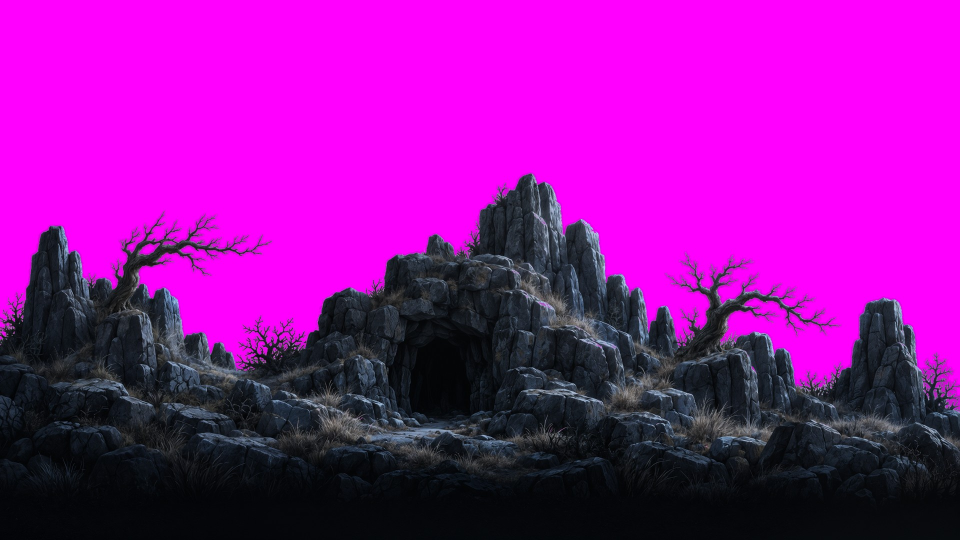
#> input picture tools/src/style_midground.jpg, 1920 x 1080 px (shown at 1/2 size)
$ python -i anim.py   (imports and definitions only)
#> lines starting #> are read from the running program, lines starting #| are printed output that depends on the picture; after the words box and inside, x2 and y2 are one past the last pixel; in counts of white or black regions, pixels touching at a corner belong together
"""Green/blue-screen video frames -> aligned sprite frames.
usage: anim.py <frames_dir> <out_dir> <name> key=green|blue|magenta mode=loop|range [a= b= step=] hframe=N | href=PIXELS
       size=150 res=2 feet=global|each wide=1.4 tall=1.65 double=0|1 halo=0|1 erode=5 inner=8
size is the figure's height in game units; res is how many image pixels go to one unit."""
import sys, os, glob
from PIL import Image, ImageFilter
import numpy as np
# [1 line that did not run here, left out]
opt = dict(key='green', mode='loop', a='0', b='0', step='1', hframe='-1', size='150', feet='global', wide='1.4', tall='1.65',
           double='0', halo='1', erode='5', inner='8', res='2', white='0', href='0', soft='0', steady='7', rim='0', grow='14')
# [1 line not run here, left out]
# [1 line that did not run here, left out]

def filt(x, f):
    return np.asarray(Image.fromarray((np.clip(x, 0, 1) * 255).astype(np.uint8)).filter(f)).astype(np.float32) / 255

def load(path):
#> called with path = 'src/style_midground.jpg'
    return np.asarray(Image.open(path).convert('RGB')).astype(np.float32) / 255

def mask(im):
    """Rough cut: how much of each pixel is screen."""
    r, g, b = im[..., 0], im[..., 1], im[..., 2]
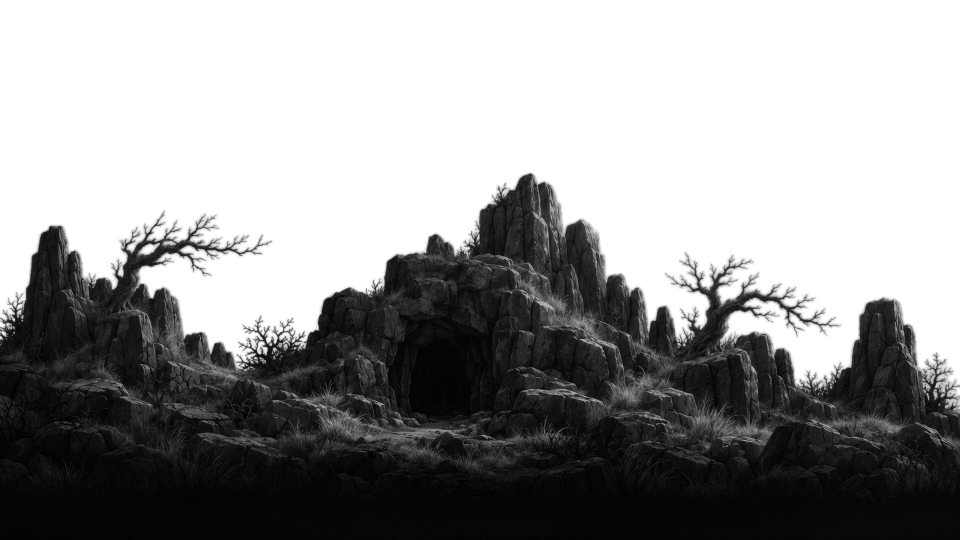
#> r: shape (1080, 1920) float32 (shown at 1/2 size); min 0, max 1, mean 0.591
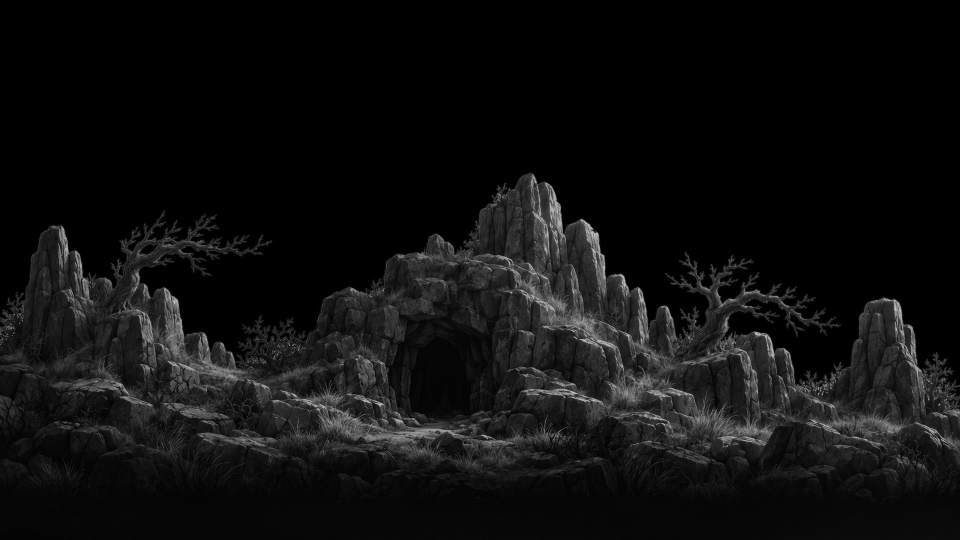
#> g: shape (1080, 1920) float32 (shown at 1/2 size); min 0, max 0.831, mean 0.0603
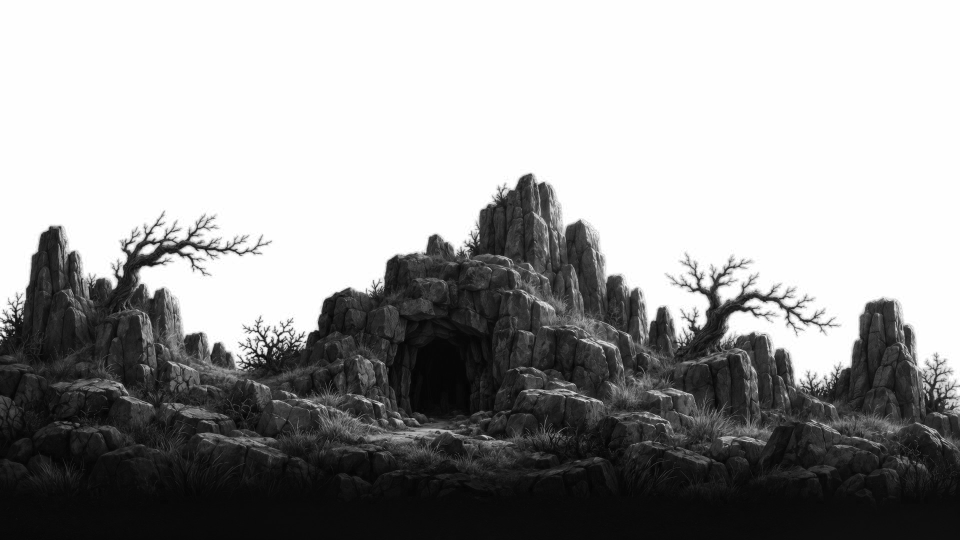
#> b: shape (1080, 1920) float32 (shown at 1/2 size); min 0, max 1, mean 0.61
    if opt['key'] == 'magenta':
        q = np.minimum(r, b) / (g + 0.04)
        bg = np.clip((q - 1.5) / 0.7, 0, 1) * np.clip((np.minimum(r, b) - 0.3) / 0.12, 0, 1)
    elif opt['key'] == 'blue':
        q = b / (np.maximum(r, g) + 0.04)
        bg = np.clip((q - 1.25) / 0.45, 0, 1) * np.clip((b - 0.1) / 0.08, 0, 1)
        grown = bg > 0.5; bluish = b > r * 1.04       # the pale glow the video puts round the animal
        for _ in range(int(opt['grow'])):      # grow=2 for a small animal with thin dark legs, which this would eat
            grown = grown | ((filt(grown.astype(np.float32), ImageFilter.MaxFilter(3)) > 0.5) & bluish)
        bg = np.maximum(bg, grown.astype(np.float32))
    elif opt['halo'] == '1':
        q = g / (b + 0.04)
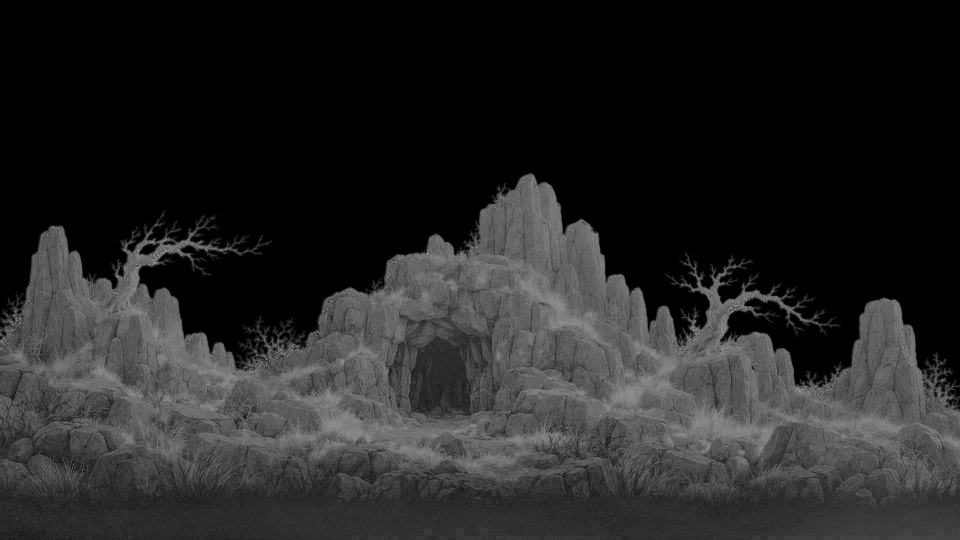
#> q: shape (1080, 1920) float32 (shown at 1/2 size); min 0, max 1.72, mean 0.251; drawn with min black and max white
        bg = np.clip((q - 2.2) / 1.2, 0, 1) * np.clip((g - 0.28) / 0.1, 0, 1) * np.clip((g - r * 0.8) / 0.08, 0, 1)
#> bg: shape (1080, 1920) float32; every value is 0
    elif opt['halo'] == '2':     # a dark or unevenly lit green screen: judge by how green, not how bright
        q = g / (np.maximum(r, b) + 0.02)
        bg = np.clip((q - 1.35) / 0.35, 0, 1) * np.clip((g - 0.08) / 0.06, 0, 1)
    elif opt['halo'] == '4':     # the same muddy screen, darker still (about 81,116,76, the Higgsfield clips): halo=3 leaves a veil of it behind
        q = g / (np.maximum(r, b) + 0.01)
        bg = np.clip((q - 1.1) / 0.14, 0, 1) * np.clip((g - 0.2) / 0.08, 0, 1)
    elif opt['halo'] == '3':     # a muddy grey-green screen (about 84,124,75): weakly green, so judge the ratio sharply
        q = g / (np.maximum(r, b) + 0.01)
        bg = np.clip((q - 1.2) / 0.2, 0, 1) * np.clip((g - 0.2) / 0.08, 0, 1)
    else:
        q = g / (np.maximum(r, b) + 0.03)
        bg = np.clip((q - 1.15) / 0.3, 0, 1) * np.clip((g - 0.2) / 0.1, 0, 1)
    if opt['white'] == '1':        # painted motion streaks and dust in the clip are not part of the animal
        lo = im.min(axis=2); sat = im.max(axis=2) - lo
        pale = np.clip((lo - 0.45) / 0.15, 0, 1) * np.clip((0.3 - sat) / 0.12, 0, 1)
        bg = np.maximum(bg, filt(pale, ImageFilter.MaxFilter(5)))
    a = filt(filt(1.0 - bg, ImageFilter.MinFilter(int(opt['erode']))), ImageFilter.GaussianBlur(1.0))
#> in filt, `return np.asarray(Image.fromarray((np.clip(x, 0, 1) * 255).astype(np.u..`: returned value: shape (1080, 1920) float32; every value is 1
    return bg, a

# [67 lines left out: functions soft_cut, clean, not called in this run]

def info(path):
    if opt['soft'] == '1':
        bg, _rgb, a = soft_cut(load(path))
    else:
        bg, a = mask(load(path))
    m = a > 0.5
#> m: shape (1080, 1920) bool; every value is 1
    m[:6] = False; m[-6:] = False; m[:, :6] = False; m[:, -6:] = False
#> after `m[:, -6:] = False`:
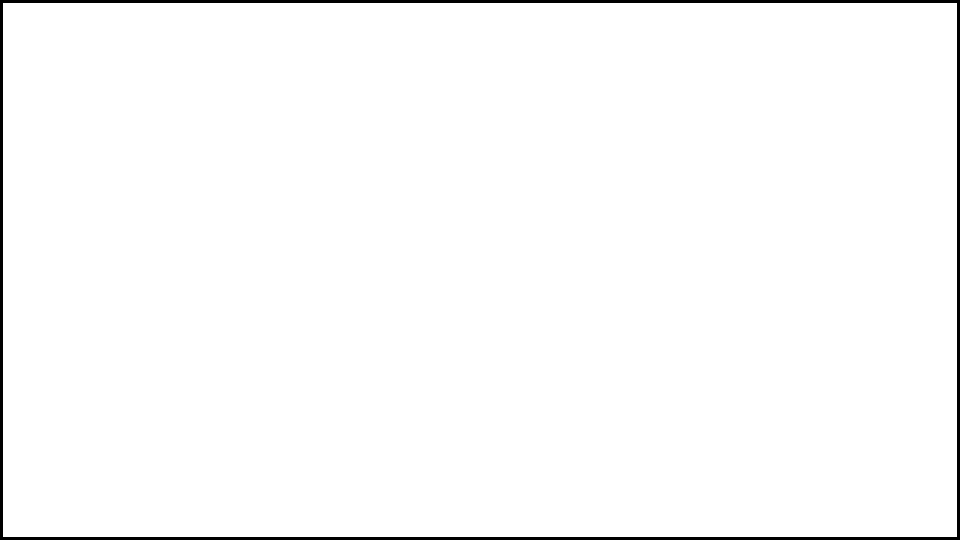
#> m: shape (1080, 1920) bool (shown at 1/2 size); 98.3% white; 1 black region, box (x1, y1, x2, y2) and area: (0, 0, 1920, 1080) 35856
    ys = np.where(m.sum(axis=1) > 3)[0]
#> ys = 1068 values from 6 to 1073
    if len(ys) < 10: return None
    # body centre: the densest columns, so a staff or tail does not pull it off
    col = m.sum(axis=0).astype(np.float32); thick = col > col.max() * 0.45
#> after `col = m.sum(axis=0).astype(np.float32)`: col = 1920 values, max 1068 at index 6, min 0 at index 0, mean 1061.3
    cx = (thick * np.arange(m.shape[1])).sum() / max(thick.sum(), 1)
#> cx = 959.5
    return dict(path=path, a=a.astype(np.float16), top=ys[0], bot=ys[-1], cx=cx)

a_i, b_i, step = int(opt['a']), int(opt['b']), int(opt['step'])
# [1 line that did not run here, left out]
# [1 line that did not run here, left out]
# The body centre is measured frame by frame, and a flaring cloak or a swung arm throws it off for a frame or two,
# which showed as the figure twitching sideways. Take a running median so only real, lasting movement is followed.
# [4 lines not run here, left out]
hf = int(opt['hframe'])
# [4 lines that did not run here, left out]
if int(opt['href']) > 0: H = int(opt['href'])       # one fixed figure height for every set cut from the same camera
# [1 line that did not run here, left out]
# [1 line that did not run here, left out]

# [15 lines left out: function crop, not called in this run]

# [16 lines not run here, left out]
# [1 line that did not run here, left out]
imgs = []
# [5 lines not run here, left out]
pick = imgs[::max(1, len(imgs) // 8)]
# [1 line that did not run here, left out]
# [3 lines not run here, left out]

>>> result = info('src/style_midground.jpg')
#> result = 5 items

$ run again, on tools/src/style_s2.jpg
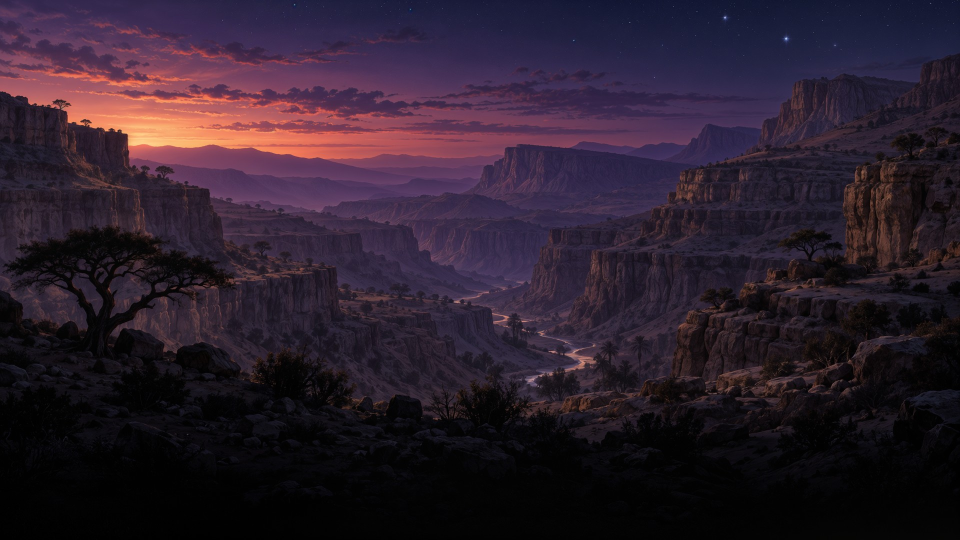
#> input picture tools/src/style_s2.jpg, 1920 x 1080 px (shown at 1/2 size)
#> in mask, `r, g, b = im[..., 0], im[..., 1], im[..., 2]`:
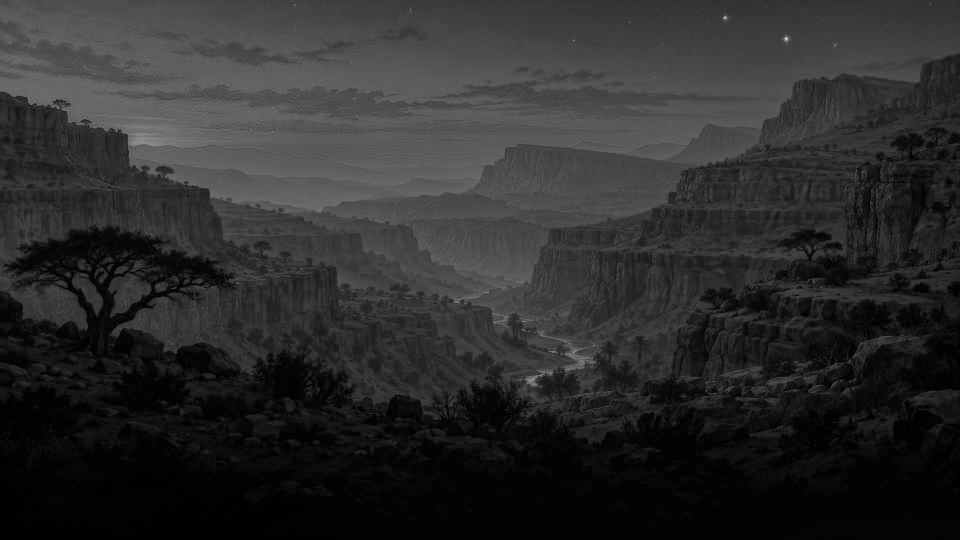
#> b: shape (1080, 1920) float32 (shown at 1/2 size); min 0, max 1, mean 0.173
#> in mask, `q = g / (b + 0.04)`:
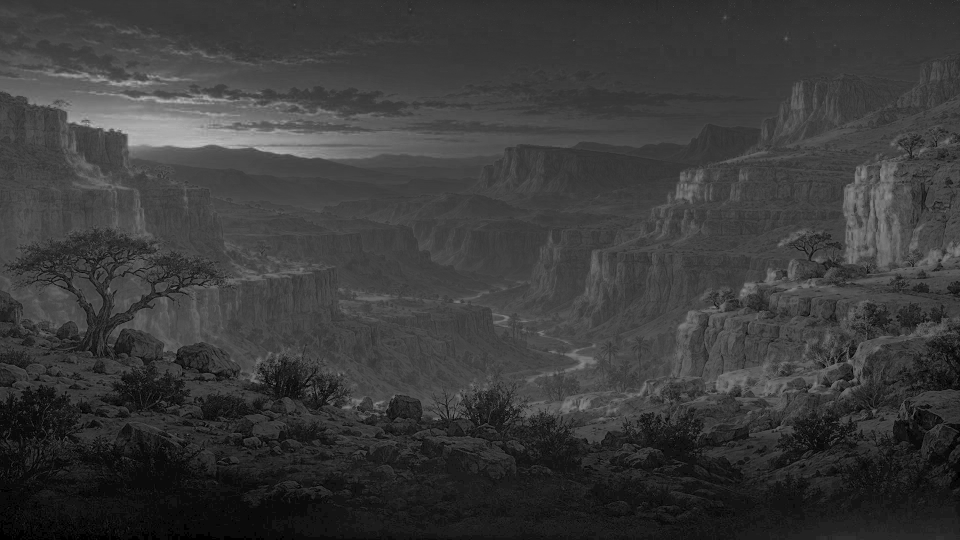
#> q: shape (1080, 1920) float32 (shown at 1/2 size); min 0, max 2.06, mean 0.477; drawn with min black and max white
#> bg: shape (1080, 1920) float32; every value is 0
#> ys = 1068 values from 6 to 1073
#> col = 1920 values, max 1068 at index 6, min 0 at index 0, mean 1061.3
#> cx = 959.5
#> result = 5 items

$ run again, on tools/src/style_s3.jpg
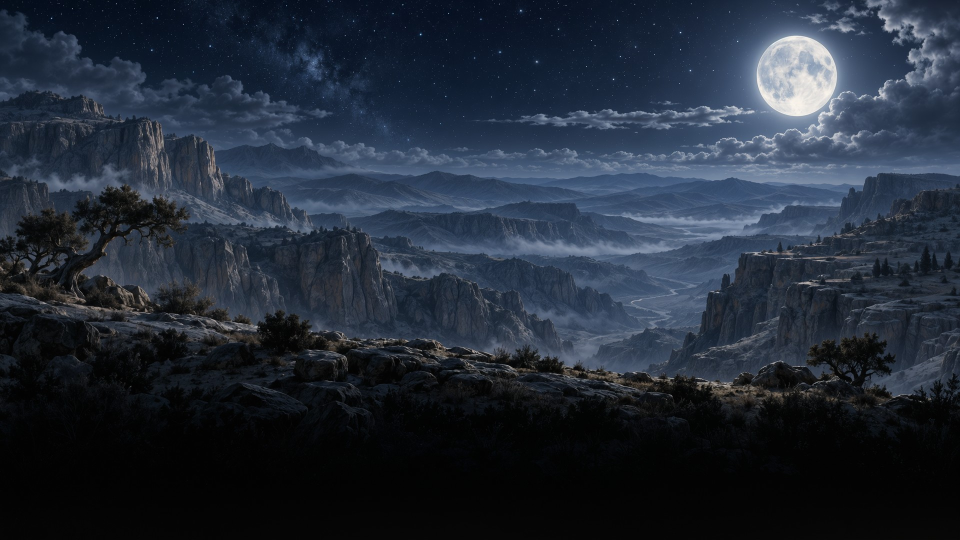
#> input picture tools/src/style_s3.jpg, 1920 x 1080 px (shown at 1/2 size)
#> in mask, `r, g, b = im[..., 0], im[..., 1], im[..., 2]`:
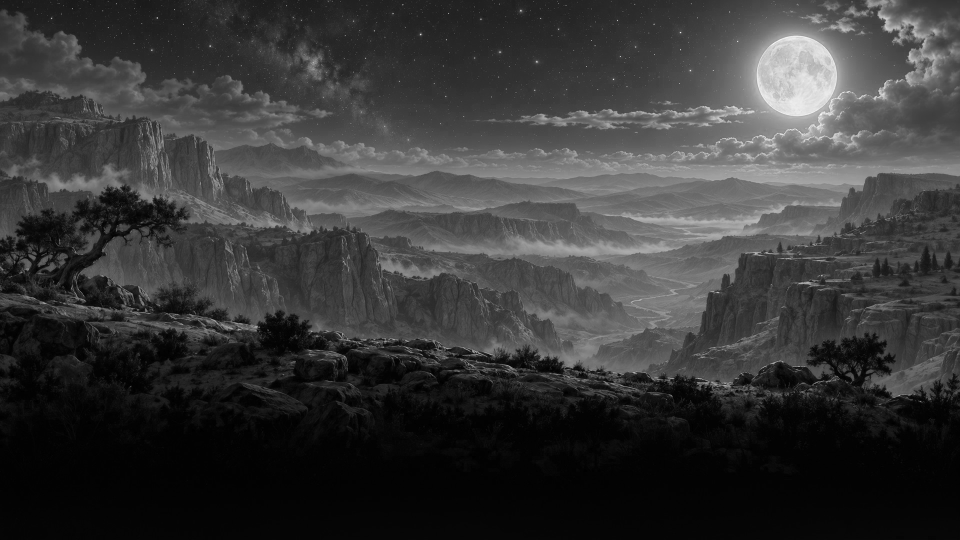
#> b: shape (1080, 1920) float32 (shown at 1/2 size); min 0, max 1, mean 0.219
#> in mask, `q = g / (b + 0.04)`:
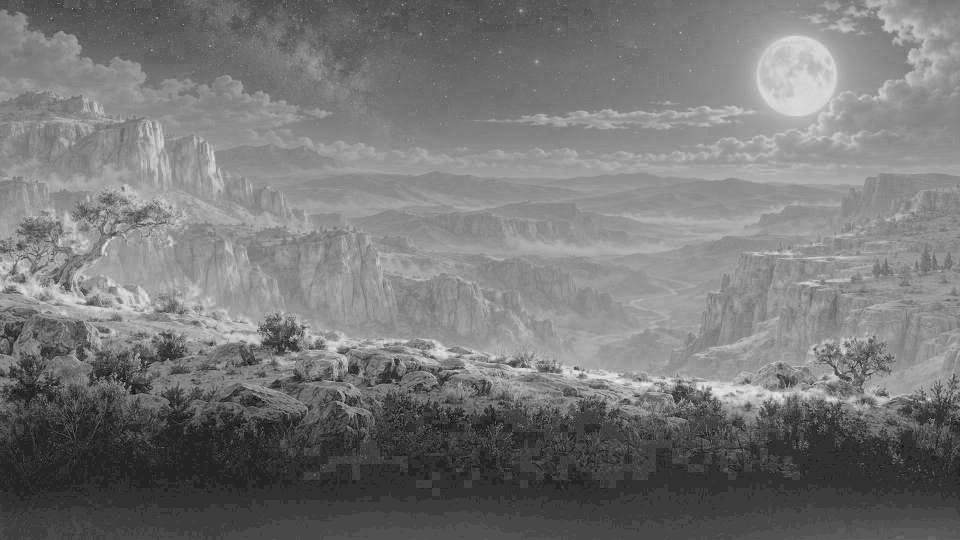
#> q: shape (1080, 1920) float32 (shown at 1/2 size); min 0, max 1.16, mean 0.545; drawn with min black and max white
#> bg: shape (1080, 1920) float32; every value is 0
#> ys = 1068 values from 6 to 1073
#> col = 1920 values, max 1068 at index 6, min 0 at index 0, mean 1061.3
#> cx = 959.5
#> result = 5 items
